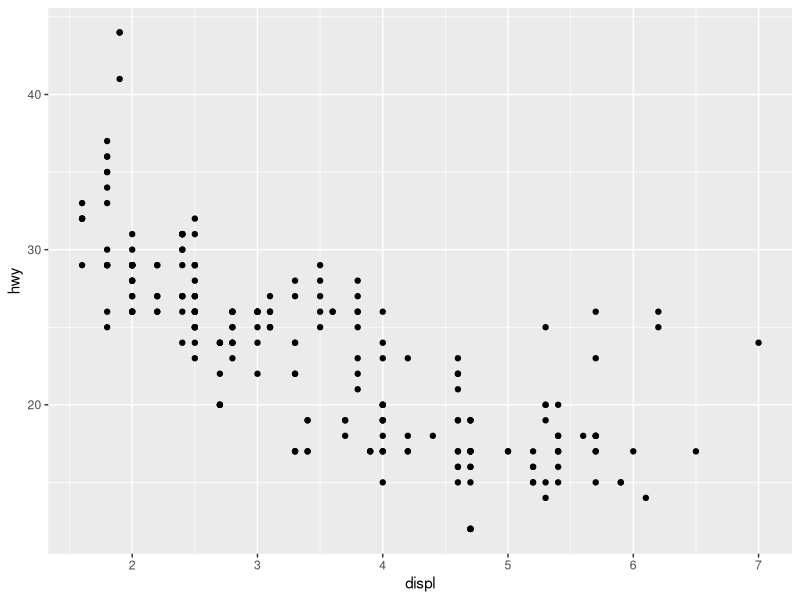
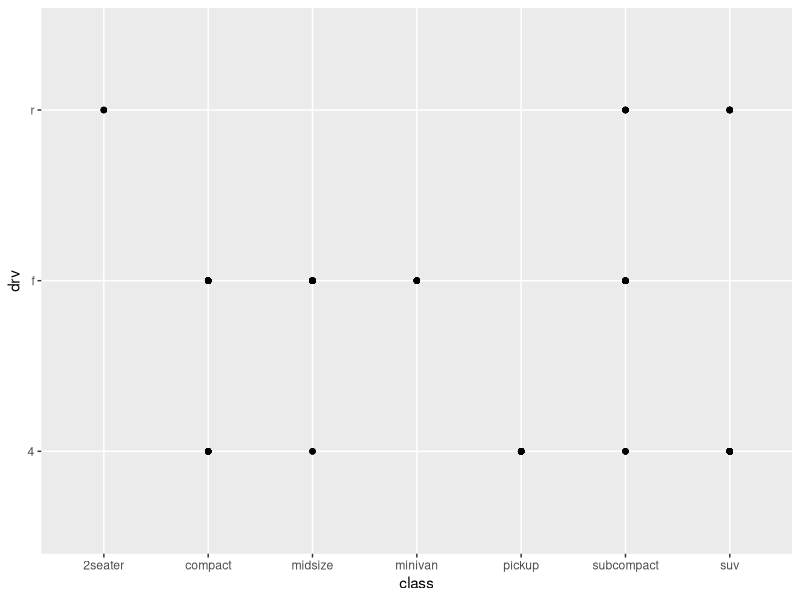
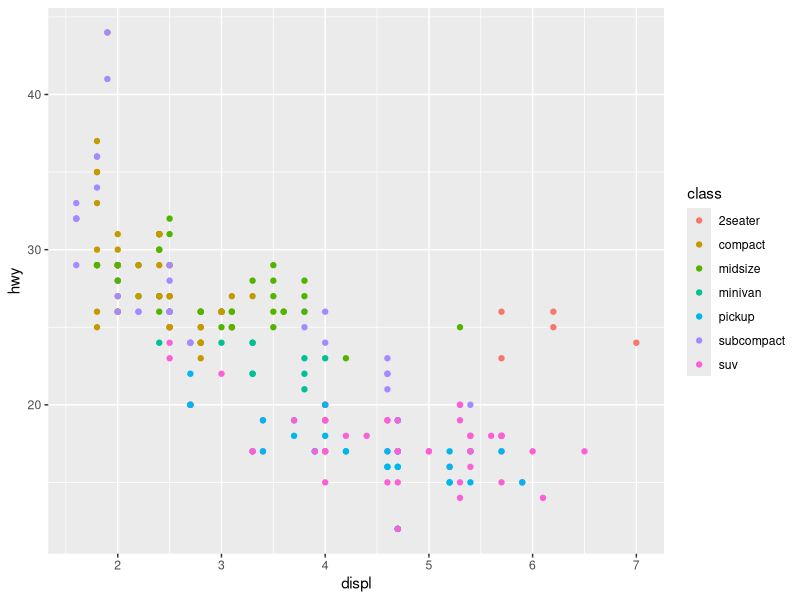

The R source for these figures, in order:
library(tidyverse)
library(ggplot2)

ggplot2::mpg

#Other geom_ functions: contour, count, density, blank, abline, hex, map

#Exercise 1a
ggplot(data = mpg, 
       mapping = aes(x = displ, y = hwy))+
  geom_point()

ggplot(data = mpg, 
       mapping = aes(x = class, y = drv))+
  geom_point()

#Exercise 1b
ggplot(data = mpg, 
       mapping = aes(x = displ, y = hwy, color = class))+
  geom_point()
